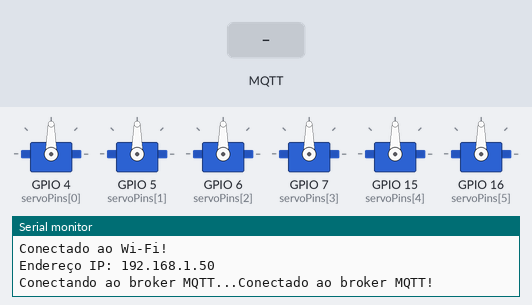
Bench run of a sketch on a simulated ESP32-S3. Shown: 6 × servo, the last lines printed to the serial monitor. The inputs (shaded band) are chosen by the test bench. WiFi joins after 1.5 s; servers stay silent unless stated; no MQTT or app messages arrive unless stated.

Above: at 3.2 s.
3.3 s: MQTT message "0" arrives on the first subscribed topic
At 4.4 s:
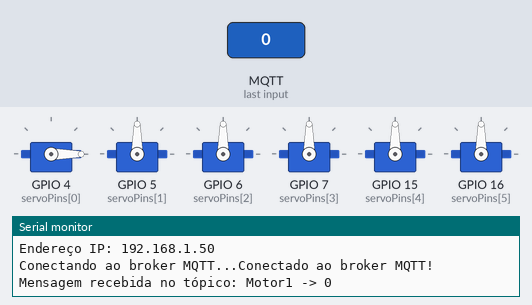
4.8 s: MQTT message "on" arrives on the second subscribed topic
At 5.6 s:
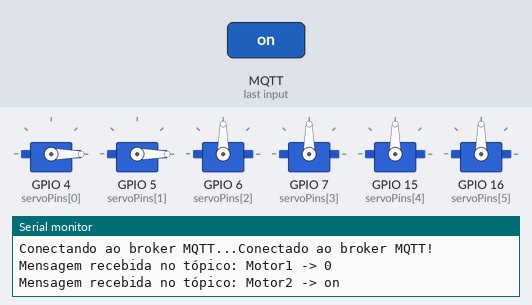
6.3 s: MQTT message "0" arrives on the third subscribed topic
At 6.7 s:
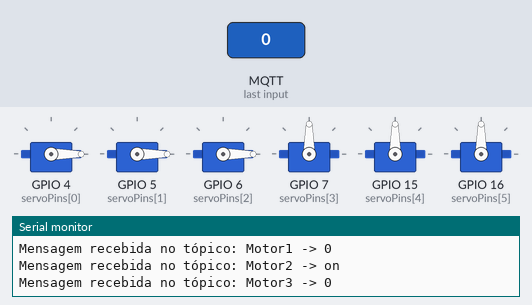
Timing chart, 0 to 9.3 s (numbered marks = the images above; inputs shaded):
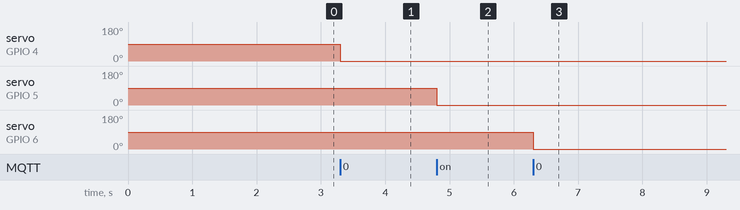

The sketch:

motormqtt.ino
```cpp
#include <WiFi.h>              // Biblioteca para conectar o Wi-Fi no ESP32
#include <PubSubClient.h>       // Biblioteca para MQTT
#include <ESP32Servo.h>         // Biblioteca para controlar os servos

// Definindo as credenciais do Wi-Fi
const char* ssid = "Luiz";          // Substitua com seu SSID
const char* password = "luiz1234";     // Substitua com sua senha Wi-Fi

// Definindo o broker MQTT e os 6 tópicos
const char* mqtt_broker = "test.mosquitto.org";  // Broker MQTT público
const char* mqtt_topic1 = "Motor1";       // Tópico 1
const char* mqtt_topic2 = "Motor2";       // Tópico 2
const char* mqtt_topic3 = "Motor3";       // Tópico 3
const char* mqtt_topic4 = "Motor4";       // Tópico 4
const char* mqtt_topic5 = "Motor5";       // Tópico 5
const char* mqtt_topic6 = "Motor6";       // Tópico 6

WiFiClient espClient;            // Cliente Wi-Fi
PubSubClient client(espClient);  // Cliente MQTT

// Criação de objetos Servo para cada motor
Servo servo1, servo2, servo3, servo4, servo5, servo6;

// Defina os pinos de conexão dos servos
const int servoPins[] = {4, 5, 6, 7, 15, 16}; // Pinos de exemplo, altere conforme sua conexão

// Função para conectar ao Wi-Fi
void connect_wifi() {
  Serial.print("Conectando ao Wi-Fi: ");
  Serial.println(ssid);

  WiFi.begin(ssid, password);

  while (WiFi.status() != WL_CONNECTED) {
    delay(1000);
    Serial.print(".");
  }

  Serial.println();
  Serial.println("Conectado ao Wi-Fi!");
  Serial.print("Endereço IP: ");
  Serial.println(WiFi.localIP());
}

// Função para conectar ao broker MQTT
void connect_mqtt() {
  while (!client.connected()) {
    Serial.print("Conectando ao broker MQTT...");

    // Tenta se conectar usando o nome do cliente (pode ser alterado)
    if (client.connect("esp32s3_client")) {
      Serial.println("Conectado ao broker MQTT!");

      // Inscreve-se nos 6 tópicos
      client.subscribe(mqtt_topic1);
      client.subscribe(mqtt_topic2);
      client.subscribe(mqtt_topic3);
      client.subscribe(mqtt_topic4);
      client.subscribe(mqtt_topic5);
      client.subscribe(mqtt_topic6);
    } else {
      Serial.print("Falha na conexão. Estado MQTT: ");
      Serial.println(client.state());
      delay(2000);
    }
  }
}

// Função de callback para processar as mensagens recebidas
void callback(char* topic, byte* payload, unsigned int length) {
  payload[length] = '\0';  // Adiciona o terminador de string
  String message = String((char*)payload);

  // Exibe o tópico e a mensagem recebida no monitor serial
  Serial.print("Mensagem recebida no tópico: ");
  Serial.print(topic);
  Serial.print(" -> ");
  Serial.println(message);

  // Converte a mensagem para um valor de posição do servo (0-180)
  int pos = message.toInt();
  if (pos >= 0 && pos <= 180) {  // Verifica se o valor da mensagem está dentro do intervalo válido
    if (strcmp(topic, mqtt_topic1) == 0) {
      servo1.write(pos);  // Mover servo 1
    } else if (strcmp(topic, mqtt_topic2) == 0) {
      servo2.write(pos);  // Mover servo 2
    } else if (strcmp(topic, mqtt_topic3) == 0) {
      servo3.write(pos);  // Mover servo 3
    } else if (strcmp(topic, mqtt_topic4) == 0) {
      servo4.write(pos);  // Mover servo 4
    } else if (strcmp(topic, mqtt_topic5) == 0) {
      servo5.write(pos);  // Mover servo 5
    } else if (strcmp(topic, mqtt_topic6) == 0) {
      servo6.write(pos);  // Mover servo 6
    }
  } else {
    Serial.println("Mensagem inválida para controle de servo.");
  }
}

void setup() {
  // Inicia o monitor serial
  Serial.begin(115200);

  // Conecta ao Wi-Fi
  connect_wifi();

  // Define o servidor MQTT e o callback
  client.setServer(mqtt_broker, 1883);
  client.setCallback(callback);

  // Conecta ao broker MQTT
  connect_mqtt();

  // Anexa os servos aos pinos definidos
  for (int i = 0; i < 6; i++) {
    Servo* servo = nullptr;
    switch (i) {
      case 0: servo = &servo1; break;
      case 1: servo = &servo2; break;
      case 2: servo = &servo3; break;
      case 3: servo = &servo4; break;
      case 4: servo = &servo5; break;
      case 5: servo = &servo6; break;
    }
    if (servo != nullptr) {
      servo->attach(servoPins[i], 500, 2400);  // Anexa o servo ao pino
    }
  }
}

void loop() {
  // Mantém a conexão MQTT ativa e processa mensagens
  if (!client.connected()) {
    connect_mqtt();
  }

  client.loop();  // Necessário para o cliente MQTT processar mensagens
}
```

Measured:
- after the input at 3.3 s, servo on GPIO 4 (servoPins[0]): 90° → 0° at once
- after the input at 4.8 s, servo on GPIO 5 (servoPins[1]): 90° → 0° at once
- after the input at 6.3 s, servo on GPIO 6 (servoPins[2]): 90° → 0° at once
